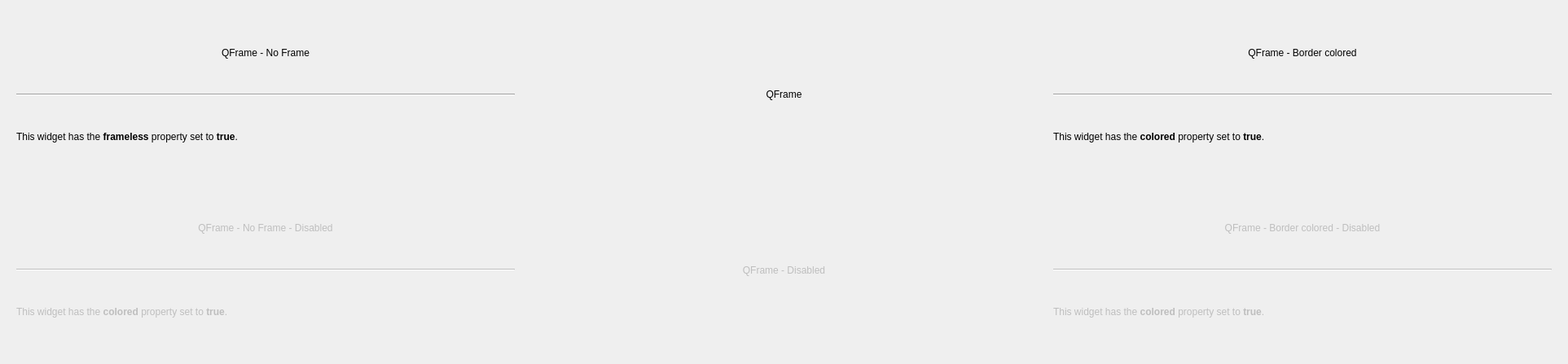
          <widget class="QWidget" name="page_27">
           <property name="geometry">
            <rect>
             <x>0</x>
             <y>0</y>
             <width>1925</width>
             <height>447</height>
            </rect>
           </property>
           <attribute name="label">
            <string>QFrame</string>
           </attribute>
           <layout class="QGridLayout" name="gridLayout_6">
            <item row="0" column="0">
             <widget class="QFrame" name="frame">
              <property name="frameShadow">
               <enum>QFrame::Shadow::Sunken</enum>
              </property>
              <property name="frameless" stdset="0">
               <bool>true</bool>
              </property>
              <layout class="QGridLayout" name="gridLayout_23">
               <item row="0" column="0">
                <widget class="QLabel" name="label_16">
                 <property name="text">
                  <string>QFrame - No Frame</string>
                 </property>
                 <property name="alignment">
                  <set>Qt::AlignmentFlag::AlignCenter</set>
                 </property>
                </widget>
               </item>
               <item row="2" column="0">
                <widget class="QLabel" name="label_26">
                 <property name="text">
                  <string>&lt;html&gt;&lt;head/&gt;&lt;body&gt;&lt;p&gt;This widget has the &lt;span style=&quot; font-weight:700;&quot;&gt;frameless&lt;/span&gt; property set to &lt;span style=&quot; font-weight:700;&quot;&gt;true&lt;/span&gt;.&lt;/p&gt;&lt;/body&gt;&lt;/html&gt;</string>
                 </property>
                 <property name="class" stdset="0">
                  <string>danger</string>
                 </property>
                </widget>
               </item>
               <item row="1" column="0">
                <widget class="Line" name="line_6">
                 <property name="orientation">
                  <enum>Qt::Orientation::Horizontal</enum>
                 </property>
                </widget>
               </item>
              </layout>
             </widget>
            </item>
            <item row="0" column="1">
             <widget class="QFrame" name="frame_16">
              <layout class="QGridLayout" name="gridLayout_44">
               <item row="0" column="0">
                <widget class="QLabel" name="label_51">
                 <property name="text">
                  <string>QFrame</string>
                 </property>
                 <property name="alignment">
                  <set>Qt::AlignmentFlag::AlignCenter</set>
                 </property>
                </widget>
               </item>
              </layout>
             </widget>
            </item>
            <item row="0" column="2">
             <widget class="QFrame" name="frame_19">
              <property name="colored" stdset="0">
               <bool>true</bool>
              </property>
              <layout class="QGridLayout" name="gridLayout_57">
               <item row="2" column="0">
                <widget class="QLabel" name="label_27">
                 <property name="text">
                  <string>&lt;html&gt;&lt;head/&gt;&lt;body&gt;&lt;p&gt;This widget has the &lt;span style=&quot; font-weight:700;&quot;&gt;colored&lt;/span&gt; property set to &lt;span style=&quot; font-weight:700;&quot;&gt;true&lt;/span&gt;.&lt;/p&gt;&lt;/body&gt;&lt;/html&gt;</string>
                 </property>
                 <property name="class" stdset="0">
                  <string>danger</string>
                 </property>
                </widget>
               </item>
               <item row="0" column="0">
                <widget class="QLabel" name="label_54">
                 <property name="text">
                  <string>QFrame - Border colored</string>
                 </property>
                 <property name="alignment">
                  <set>Qt::AlignmentFlag::AlignCenter</set>
                 </property>
                </widget>
               </item>
               <item row="1" column="0">
                <widget class="Line" name="line_13">
                 <property name="orientation">
                  <enum>Qt::Orientation::Horizontal</enum>
                 </property>
                </widget>
               </item>
              </layout>
             </widget>
            </item>
            <item row="1" column="0">
             <widget class="QFrame" name="frame_2">
              <property name="enabled">
               <bool>false</bool>
              </property>
              <property name="frameShadow">
               <enum>QFrame::Shadow::Sunken</enum>
              </property>
              <property name="frameless" stdset="0">
               <bool>true</bool>
              </property>
              <layout class="QGridLayout" name="gridLayout_24">
               <item row="0" column="0">
                <widget class="QLabel" name="label_25">
                 <property name="text">
                  <string>QFrame - No Frame - Disabled</string>
                 </property>
                 <property name="alignment">
                  <set>Qt::AlignmentFlag::AlignCenter</set>
                 </property>
                </widget>
               </item>
               <item row="2" column="0">
                <widget class="QLabel" name="label_28">
                 <property name="text">
                  <string>&lt;html&gt;&lt;head/&gt;&lt;body&gt;&lt;p&gt;This widget has the &lt;span style=&quot; font-weight:700;&quot;&gt;colored&lt;/span&gt; property set to &lt;span style=&quot; font-weight:700;&quot;&gt;true&lt;/span&gt;.&lt;/p&gt;&lt;/body&gt;&lt;/html&gt;</string>
                 </property>
                 <property name="class" stdset="0">
                  <string>danger</string>
                 </property>
                </widget>
               </item>
               <item row="1" column="0">
                <widget class="Line" name="line_5">
                 <property name="orientation">
                  <enum>Qt::Orientation::Horizontal</enum>
                 </property>
                </widget>
               </item>
              </layout>
             </widget>
            </item>
            <item row="1" column="1">
             <widget class="QFrame" name="frame_6">
              <property name="enabled">
               <bool>false</bool>
              </property>
              <layout class="QGridLayout" name="gridLayout_31">
               <item row="0" column="0">
                <widget class="QLabel" name="label_29">
                 <property name="text">
                  <string>QFrame - Disabled</string>
                 </property>
                 <property name="alignment">
                  <set>Qt::AlignmentFlag::AlignCenter</set>
                 </property>
                </widget>
               </item>
              </layout>
             </widget>
            </item>
            <item row="1" column="2">
             <widget class="QFrame" name="frame_8">
              <property name="enabled">
               <bool>false</bool>
              </property>
              <property name="colored" stdset="0">
               <bool>true</bool>
              </property>
              <layout class="QGridLayout" name="gridLayout_26">
               <item row="0" column="0">
                <widget class="QLabel" name="label_31">
                 <property name="text">
                  <string>QFrame - Border colored - Disabled</string>
                 </property>
                 <property name="alignment">
                  <set>Qt::AlignmentFlag::AlignCenter</set>
                 </property>
                </widget>
               </item>
               <item row="2" column="0">
                <widget class="QLabel" name="label_30">
                 <property name="text">
                  <string>&lt;html&gt;&lt;head/&gt;&lt;body&gt;&lt;p&gt;This widget has the &lt;span style=&quot; font-weight:700;&quot;&gt;colored&lt;/span&gt; property set to &lt;span style=&quot; font-weight:700;&quot;&gt;true&lt;/span&gt;.&lt;/p&gt;&lt;/body&gt;&lt;/html&gt;</string>
                 </property>
                 <property name="class" stdset="0">
                  <string>danger</string>
                 </property>
                </widget>
               </item>
               <item row="1" column="0">
                <widget class="Line" name="line_14">
                 <property name="orientation">
                  <enum>Qt::Orientation::Horizontal</enum>
                 </property>
                </widget>
               </item>
              </layout>
             </widget>
            </item>
           </layout>
          </widget>
